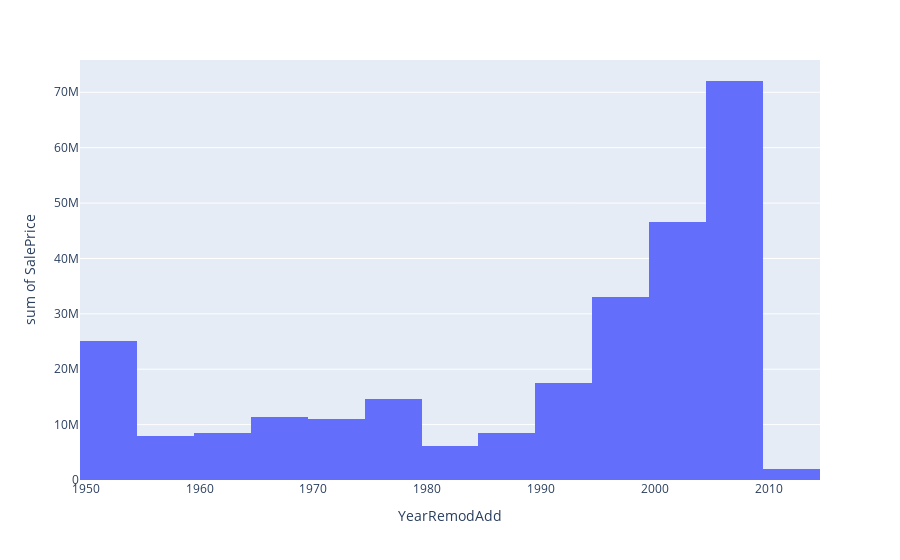

Notebook source saved alongside this figure:
### Code cell
px.histogram(prices_df,
             x="YearRemodAdd",
             y="SalePrice",
             )

### Figure 1 — Plotly figure (JSON) as saved in the notebook; plotly's stock layout.template omitted (floating-point values rounded to 4 significant figures; data arrays with more than 128 entries replaced by an {"elided": "..."} marker saying what was removed)
{"data": [{"alignmentgroup": "True", "bingroup": "x", "histfunc": "sum", "hovertemplate": "YearRemodAdd=%{x}<br>sum of SalePrice=%{y}<extra></extra>", "legendgroup": "", "marker": {"color": "#636efa", "pattern": {"shape": ""}}, "name": "", "offsetgroup": "", "orientation": "v", "showlegend": false, "type": "histogram", "x": {"elided": "1460 int values"}, "xaxis": "x", "y": {"elided": "1460 int values"}, "yaxis": "y"}], "layout": {"barmode": "relative", "legend": {"tracegroupgap": 0}, "margin": {"t": 60}, "xaxis": {"anchor": "y", "domain": [0, 1], "title": {"text": "YearRemodAdd"}}, "yaxis": {"anchor": "x", "domain": [0, 1], "title": {"text": "sum of SalePrice"}}}}
